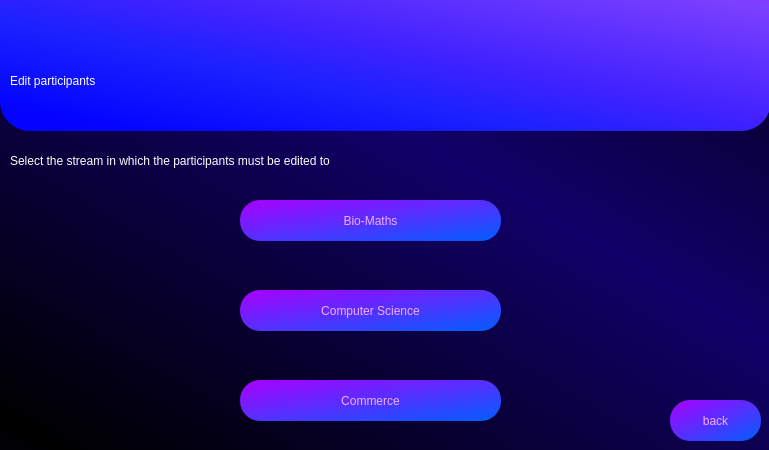
<?xml version="1.0" encoding="UTF-8"?>
<ui version="4.0">
 <class>Dialog</class>
 <widget class="QDialog" name="Dialog">
  <property name="geometry">
   <rect>
    <x>0</x>
    <y>0</y>
    <width>769</width>
    <height>450</height>
   </rect>
  </property>
  <property name="minimumSize">
   <size>
    <width>769</width>
    <height>450</height>
   </size>
  </property>
  <property name="maximumSize">
   <size>
    <width>769</width>
    <height>450</height>
   </size>
  </property>
  <property name="windowTitle">
   <string>Dialog</string>
  </property>
  <property name="styleSheet">
   <string notr="true">QDialog#Dialog{
background-color: qlineargradient(spread:reflect, x1:0.0454545, y1:0.966, x2:0.619, y2:0.386, stop:0 rgba(0, 0, 0, 255), stop:1 rgba(17, 0, 104, 255));
}</string>
  </property>
  <widget class="QLabel" name="label">
   <property name="geometry">
    <rect>
     <x>0</x>
     <y>-30</y>
     <width>771</width>
     <height>161</height>
    </rect>
   </property>
   <property name="styleSheet">
    <string notr="true">background-color: qlineargradient(spread:pad, x1:0.091, y1:0.931955, x2:1, y2:0, stop:0 rgba(3, 3, 255, 255), stop:0.289773 rgba(27, 33, 255, 255), stop:0.482955 rgba(65, 34, 255, 255), stop:0.869318 rgba(124, 64, 255, 255), stop:1 rgba(159, 25, 255, 255));
font: 240pt &quot;Terminal&quot;;
border-radius : 30px</string>
   </property>
   <property name="text">
    <string/>
   </property>
  </widget>
  <widget class="QLabel" name="label_2">
   <property name="geometry">
    <rect>
     <x>10</x>
     <y>40</y>
     <width>641</width>
     <height>81</height>
    </rect>
   </property>
   <property name="styleSheet">
    <string notr="true">font: 75 58pt &quot;Arial&quot;;
color: rgb(255, 255, 255);</string>
   </property>
   <property name="text">
    <string>Edit participants</string>
   </property>
  </widget>
  <widget class="QLabel" name="label_3">
   <property name="geometry">
    <rect>
     <x>10</x>
     <y>140</y>
     <width>751</width>
     <height>41</height>
    </rect>
   </property>
   <property name="styleSheet">
    <string notr="true">font: 75 20pt &quot;Arial&quot;;
color: rgb(255, 255, 255);</string>
   </property>
   <property name="text">
    <string>Select the stream in which the participants must be edited to </string>
   </property>
  </widget>
  <widget class="QPushButton" name="addmarks_stream_biomaths">
   <property name="geometry">
    <rect>
     <x>240</x>
     <y>200</y>
     <width>261</width>
     <height>41</height>
    </rect>
   </property>
   <property name="styleSheet">
    <string notr="true"> QPushButton{


 color: rgb(246, 172, 255);
 font: 13pt &quot;Aria bold&quot;; 
 background-color: qlineargradient(spread:pad, x1:0.994, y1:1, x2:0, y2:0,     stop:0.0227273 rgba(5, 92, 255, 255), stop:1 rgba(170, 0, 255, 255));
 border-color: rgb(170, 0, 255);
 border-radius : 20px;



}

QPushButton:hover{
 background-color: rgb(170, 85, 255);


}</string>
   </property>
   <property name="text">
    <string>Bio-Maths</string>
   </property>
  </widget>
  <widget class="QPushButton" name="addmarks_stream_commerce">
   <property name="geometry">
    <rect>
     <x>240</x>
     <y>380</y>
     <width>261</width>
     <height>41</height>
    </rect>
   </property>
   <property name="styleSheet">
    <string notr="true"> QPushButton{


 color: rgb(246, 172, 255);
 font: 13pt &quot;Aria bold&quot;; 
 background-color: qlineargradient(spread:pad, x1:0.994, y1:1, x2:0, y2:0,     stop:0.0227273 rgba(5, 92, 255, 255), stop:1 rgba(170, 0, 255, 255));
 border-color: rgb(170, 0, 255);
 border-radius : 20px;



}

QPushButton:hover{
 background-color: rgb(170, 85, 255);


}</string>
   </property>
   <property name="text">
    <string>Commerce</string>
   </property>
  </widget>
  <widget class="QPushButton" name="addmarks_stream_computer">
   <property name="geometry">
    <rect>
     <x>240</x>
     <y>290</y>
     <width>261</width>
     <height>41</height>
    </rect>
   </property>
   <property name="styleSheet">
    <string notr="true"> QPushButton{


 color: rgb(246, 172, 255);
 font: 13pt &quot;Aria bold&quot;; 
 background-color: qlineargradient(spread:pad, x1:0.994, y1:1, x2:0, y2:0,     stop:0.0227273 rgba(5, 92, 255, 255), stop:1 rgba(170, 0, 255, 255));
 border-color: rgb(170, 0, 255);
 border-radius : 20px;



}

QPushButton:hover{
 background-color: rgb(170, 85, 255);


}</string>
   </property>
   <property name="text">
    <string>Computer Science</string>
   </property>
  </widget>
  <widget class="QPushButton" name="back_execute">
   <property name="geometry">
    <rect>
     <x>670</x>
     <y>400</y>
     <width>91</width>
     <height>41</height>
    </rect>
   </property>
   <property name="styleSheet">
    <string notr="true"> QPushButton{


 color: rgb(246, 172, 255);
 font: 13pt &quot;Aria bold&quot;; 
 background-color: qlineargradient(spread:pad, x1:0.994, y1:1, x2:0, y2:0,     stop:0.0227273 rgba(5, 92, 255, 255), stop:1 rgba(170, 0, 255, 255));
 border-color: rgb(170, 0, 255);
 border-radius : 20px;



}

QPushButton:hover{
 background-color: rgb(170, 85, 255);


}</string>
   </property>
   <property name="text">
    <string>back</string>
   </property>
  </widget>
 </widget>
 <resources/>
 <connections/>
</ui>
